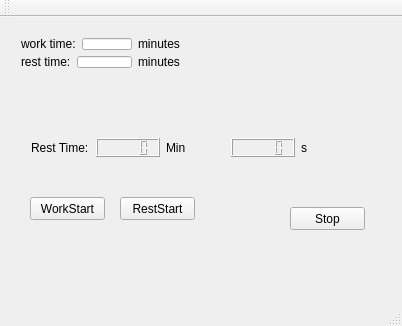
<?xml version="1.0" encoding="UTF-8"?>
<ui version="4.0">
 <class>MainWindow</class>
 <widget class="QMainWindow" name="MainWindow">
  <property name="geometry">
   <rect>
    <x>0</x>
    <y>0</y>
    <width>402</width>
    <height>326</height>
   </rect>
  </property>
  <property name="windowTitle">
   <string>MainWindow</string>
  </property>
  <widget class="QWidget" name="centralWidget">
   <widget class="QPushButton" name="BtnStart">
    <property name="geometry">
     <rect>
      <x>30</x>
      <y>180</y>
      <width>75</width>
      <height>23</height>
     </rect>
    </property>
    <property name="text">
     <string>WorkStart</string>
    </property>
   </widget>
   <widget class="QPushButton" name="BtnStop">
    <property name="geometry">
     <rect>
      <x>290</x>
      <y>190</y>
      <width>75</width>
      <height>23</height>
     </rect>
    </property>
    <property name="text">
     <string>Stop</string>
    </property>
   </widget>
   <widget class="QPushButton" name="pushButton">
    <property name="geometry">
     <rect>
      <x>120</x>
      <y>180</y>
      <width>75</width>
      <height>23</height>
     </rect>
    </property>
    <property name="text">
     <string>RestStart</string>
    </property>
   </widget>
   <widget class="QWidget" name="">
    <property name="geometry">
     <rect>
      <x>10</x>
      <y>10</y>
      <width>181</width>
      <height>52</height>
     </rect>
    </property>
    <layout class="QVBoxLayout" name="verticalLayout">
     <item>
      <layout class="QHBoxLayout" name="horizontalLayout_2">
       <item>
        <widget class="QLabel" name="label_3">
         <property name="text">
          <string>work time:</string>
         </property>
        </widget>
       </item>
       <item>
        <widget class="QLineEdit" name="LineEditWork"/>
       </item>
       <item>
        <widget class="QLabel" name="label_5">
         <property name="text">
          <string>minutes</string>
         </property>
        </widget>
       </item>
      </layout>
     </item>
     <item>
      <layout class="QHBoxLayout" name="horizontalLayout_3">
       <item>
        <widget class="QLabel" name="label_4">
         <property name="text">
          <string>rest time:</string>
         </property>
        </widget>
       </item>
       <item>
        <widget class="QLineEdit" name="LineEditRest"/>
       </item>
       <item>
        <widget class="QLabel" name="label_6">
         <property name="text">
          <string>minutes</string>
         </property>
        </widget>
       </item>
      </layout>
     </item>
    </layout>
   </widget>
   <widget class="QWidget" name="">
    <property name="geometry">
     <rect>
      <x>20</x>
      <y>110</y>
      <width>351</width>
      <height>41</height>
     </rect>
    </property>
    <layout class="QHBoxLayout" name="horizontalLayout">
     <item>
      <widget class="QLabel" name="label_9">
       <property name="styleSheet">
        <string notr="true">font: 20pt &quot;Adobe Arabic&quot;;</string>
       </property>
       <property name="text">
        <string>Rest Time:</string>
       </property>
      </widget>
     </item>
     <item>
      <widget class="QLCDNumber" name="LcdMinute"/>
     </item>
     <item>
      <widget class="QLabel" name="label_7">
       <property name="styleSheet">
        <string notr="true">font: 20pt &quot;Adobe Arabic&quot;;</string>
       </property>
       <property name="text">
        <string>Min</string>
       </property>
      </widget>
     </item>
     <item>
      <widget class="QLCDNumber" name="LcdSecond"/>
     </item>
     <item>
      <widget class="QLabel" name="label_8">
       <property name="styleSheet">
        <string notr="true">font: 20pt &quot;Adobe Arabic&quot;;</string>
       </property>
       <property name="text">
        <string>s</string>
       </property>
      </widget>
     </item>
    </layout>
   </widget>
  </widget>
  <widget class="QMenuBar" name="menuBar">
   <property name="geometry">
    <rect>
     <x>0</x>
     <y>0</y>
     <width>402</width>
     <height>23</height>
    </rect>
   </property>
  </widget>
  <widget class="QToolBar" name="mainToolBar">
   <attribute name="toolBarArea">
    <enum>TopToolBarArea</enum>
   </attribute>
   <attribute name="toolBarBreak">
    <bool>false</bool>
   </attribute>
  </widget>
  <widget class="QStatusBar" name="statusBar"/>
 </widget>
 <layoutdefault spacing="6" margin="11"/>
 <resources/>
 <connections/>
</ui>
